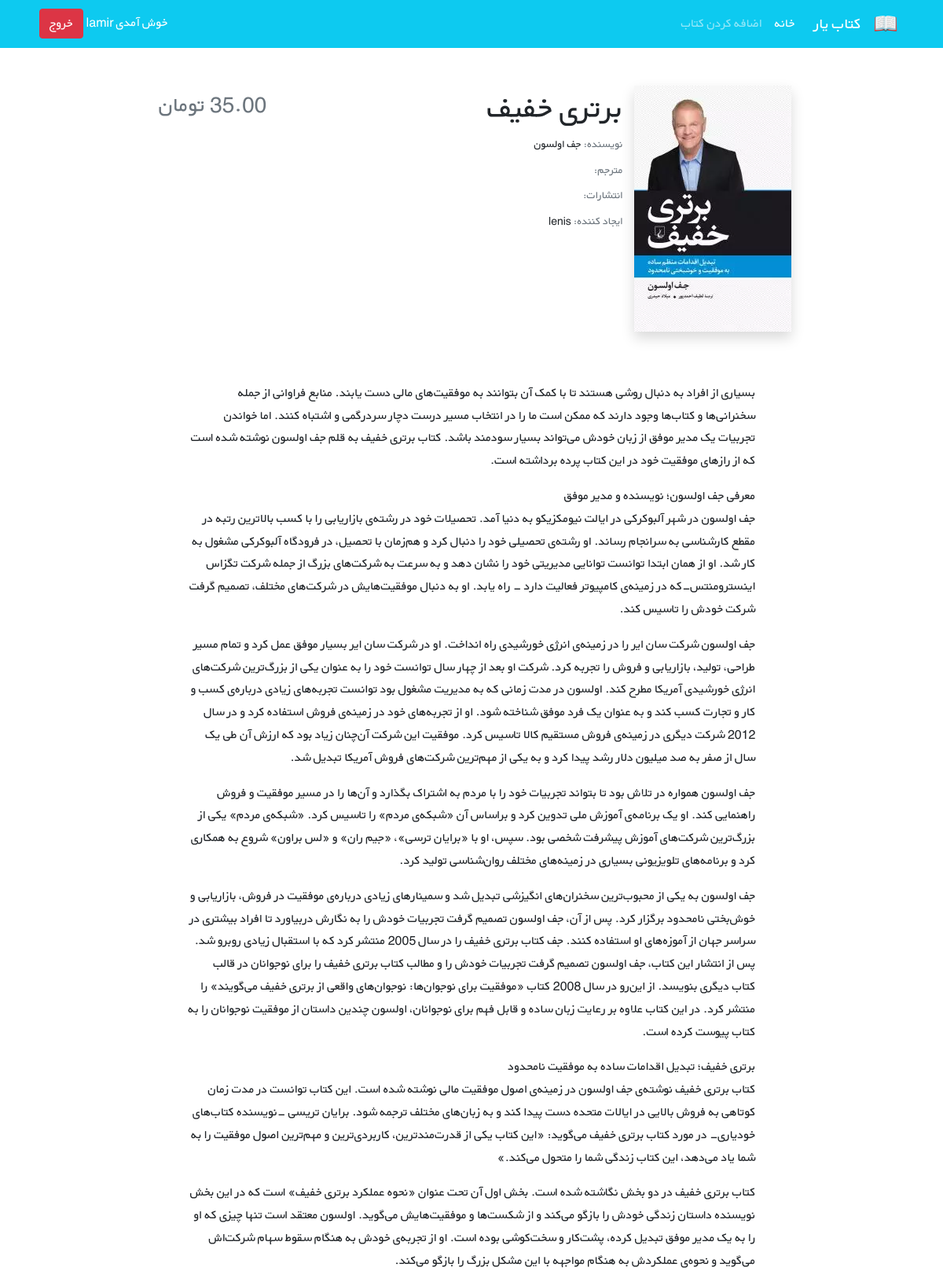
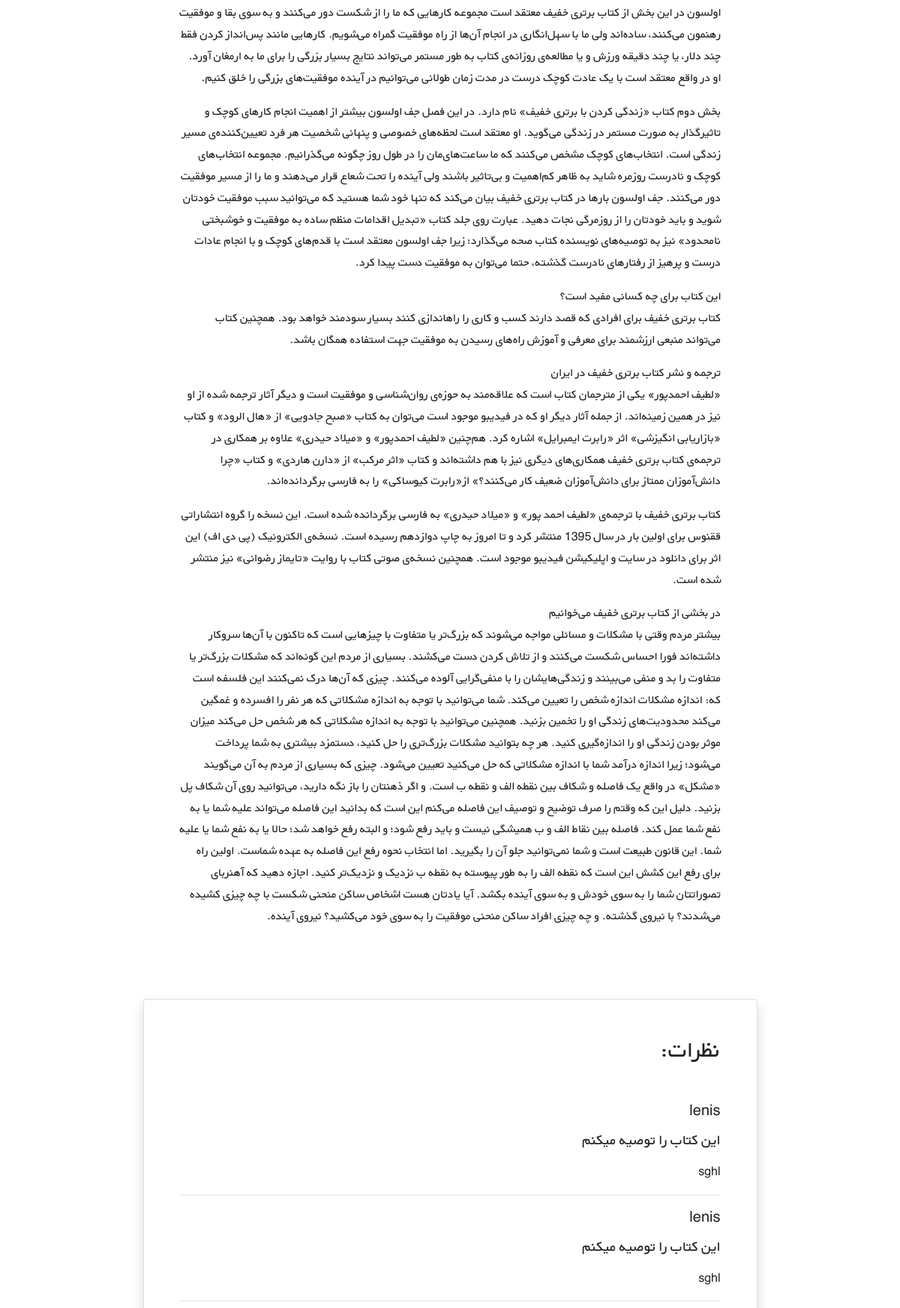
The app's page /8/ (signed in, upper part) with its own data (2 pictures, top to bottom).
### accounts/models.py (models this page shows)
class CustomUser(AbstractUser):
    age = models.PositiveIntegerField(null=True, blank=True)

### books/models.py (models this page shows, shortened)
class Book(models.Model):
    user = models.ForeignKey(get_user_model(), on_delete=models.CASCADE, related_name='books')
    title = models.CharField(max_length=200)
    author = models.CharField(max_length=200)
    description = models.TextField()
    price = models.DecimalField(max_digits=5, decimal_places=2)
    cover = models.ImageField(upload_to='books_cover/', blank=True)
    translator = models.CharField(max_length=200, blank=True)
    publishers = models.CharField(max_length=200, blank=True)

class Comment(models.Model):
    text = models.TextField()
    user = models.ForeignKey(get_user_model(), on_delete=models.CASCADE)
    book = models.ForeignKey(Book, on_delete=models.CASCADE, related_name='comments')
    datetime_create = models.DateTimeField(auto_now_add=True)
    is_active = models.BooleanField(default=True)
    recommend = models.BooleanField(default=True)

### books/views.py (the view)
# urls.py: path('<int:pk>/', views.book_detail_view, name='book_detail'),
@login_required
def book_detail_view(request, pk):
    book = get_object_or_404(Book, pk=pk)
    book_comments = book.comments.all()
    if request.method == 'POST':
        comment_form = CommentForm(request.POST)
        if comment_form.is_valid():
            new_comment = comment_form.save(commit=False)
            new_comment.book = book
            new_comment.user = request.user
            new_comment.save()
    else:
        comment_form = CommentForm()
    return render(request, 'books/book_detail.html', {
        'book': book,
        'comments': book_comments,
        'comment_form': comment_form
    })

### books/templates/books/book_detail.html (shortened to what this page needs)
{% extends '_base.html' %}
{% load static %}
{% load crispy_forms_filters %}
{% block content %}
    <div class="container mt-5" dir="rtl">
        <div class="">
            <div class="">
                <div class="d-flex justify-content-center">
                    <div class="row w-sm-75 w-100">
                        <div class="col-xs-12 col-md-3 d-flex justify-content-center">
                            <div>
                                {% if book.cover %}
                                    <img class="shadow" src="{{ book.cover.url }}" class="img-fluid rounded-start"
                                         alt="...">
                                {% else %}
                                    <img class="shadow" src="{% static 'icons/book.png' %}"
                                         class="img-fluid rounded-start" alt="...">
                                {% endif %}
                            </div>
                        </div>
                        <div class="col-xs-12 col-md-6 text-center text-md-end mt-md-1 mt-4">
                            <h1>{{ book.title }}</h1>
                            <h5 class="small my-1"><span class="text-muted">نویسنده: </span>{{ book.author }}</h5>
                            <h5 class="small my-1"><span class="text-muted">مترجم: </span>{{ book.translator }}</h5>
                            <h5 class="small my-1"><span class="text-muted">انتشارات: </span>{{ book.publishers }}</h5>
                            <h5 class="small my-1"><span class="text-muted">ایجاد کننده: </span>{{ book.user}}</h5>
                        </div>
                        <div class="col-xs-12 col-md-3 d-flex flex-column">
                            <h3 class="align-self-center pt-2 text-muted align-self-md-end">
                                {{ book.price }} تومان
                            </h3>
                        </div>
                    </div>
                </div>
                <div class="d-flex justify-content-center">
                    <div class="my-3 p-5 w-sm-75 w-100">
                        {{ book.description|linebreaks }}
                    </div>
                </div>
                <div class="d-flex justify-content-center">
                    <div class="card shadow my-3 p-5 w-sm-75 w-100">
                        <h2 class="mb-5">نظرات:</h2>
                        {% for comment in comments %}
                            {% if comment.is_active %}
                                <div class="border-bottom mb-3">
                                    <h5 class="mb-3">{{ comment.user.username }} </h5>
                                    {% if comment.recommend %}
                                        <h5>این کتاب را توصیه میکنم</h5>
                                    {% else %}
                                        <h5>این کتاب را توصیه نمیکنم</h5>
                                    {% endif %}
                                    <p>{{ comment.text|linebreaks }}</p>
                                </div>
                            {% endif %}
                        {% endfor %}
                    </div>
                </div>
            </div>
        </div>
    </div>
{% endblock %}

### templates/_base.html (shortened to what this page needs)
{% load static %}
<!DOCTYPE HTML PUBLIC "-//W3C//DTD HTML 4.01//EN" "http://www.w3.org/TR/html4/strict.dtd">
<html lang="en">
<head>
    <link href="https://cdn.jsdelivr.net/npm/bootstrap@5.1.3/dist/css/bootstrap.min.css" rel="stylesheet"
>
    <link rel="stylesheet" href="{% static 'css/style.css' %}">
</head>
<body>
<nav class="navbar navbar-expand-lg navbar-dark bg-info" dir="rtl">
    <div class="container">
        <a class="navbar-brand" href="#">
            <img src="{% static 'icons/book.png' %}" alt="" height="30"
                 class="d-inline-block align-text-top">
        </a>
        <a class="navbar-brand mx-3" href="#">کتاب یار</a>
        <div class="collapse navbar-collapse" id="navbarNavAltMarkup">
            <div class="navbar-nav">
                <a class="nav-link active" aria-current="page" href="{% url 'book_list' %}">خانه</a>
                <a class="nav-link" href="{% url 'book_create' %}">اضافه کردن کتاب</a>
            </div>
        </div>
        <div class="mx-2 text-white">
            {% if user.is_authenticated %}
                <form action="{% url 'logout' %}" method="post">
                    خوش آمدی {{ user.username }}<span>|</span> <button type="submit" class="btn btn-danger">خروج</button>
                </form>
            {% else %}
                <a class="link-light text-decoration-none" href="{% url 'login' %}">ورود</a>
                <span>یا</span>
                <a class="link-light text-decoration-none" href="{% url 'signup' %}">ثبت نام</a>
            {% endif %}
        </div>
    </div>
</nav>
<div class=" container">
    {% block content %}
    {% endblock %}
</div>
</body>
</html>

### static/css/style.css (style rules this page uses)
* { font-family: 'BYekan', sans-serif; line-height: 1.8rem; }
@media (min-width: 576px) { .w-sm-75 { width: 75%!important; } }

### records on screen
CustomUser: username "amir"
Book: cover (picture), title "برتری خفیف", author "جف اولسون", user "lenis", description "بسیاری از افراد به دنبال روشی هستند تا با کمک آن بتوانند به موفقیت‌های مالی دست یابند. منابع فراوانی از جمله سخنرانی‌ها و کتاب‌ها وجود دارند که ممکن است ما را در انتخاب مسیر درست دچار سردرگمی و اشتباه کنند. اما خواندن تجربیات یک مدیر موفق از زبان خودش می‌تواند بسیار سودمند باشد. کتاب برتری خفیف به قلم جف اولسون نوشته شده است که از رازهای موفقیت خود در این کتاب پرده برداشته است. معرفی جف اولسون؛ نویسنده و مدیر موفق جف اولسون در شهر آلبوکرکی در ایالت نیومکزیکو به دنیا آمد. تحصیلات خود در رشته‌ی بازاریابی را با کسب بالاترین رتبه در مقطع کارشناسی به سرانجام رساند. او رشته‌ی تحصیلی خود را دنبال کرد و هم‌زمان با تحصیل، در فرودگاه آلبوکرکی مشغول به کار شد. او از همان ابتدا توانست توانایی مدیریتی…"
Comment: user.username "lenis", recommend "این کتاب را توصیه میکنم", text "sghl"
Comment: user.username "lenis", recommend "این کتاب را توصیه میکنم", text "sghl"
